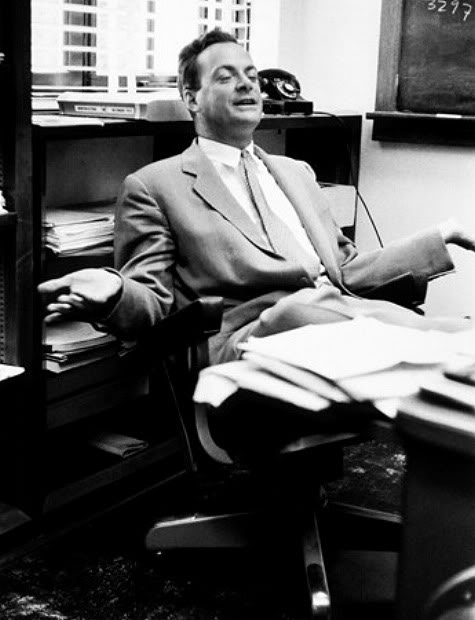
#> input picture figures/feynman.png, 475 x 620 px
$ jupyter execute -06-Basic-Fourier-Examples.ipynb   (shell and % lines are left out)   (older library calls are emulated)
#> lines starting #> are read from the running program, lines starting #| are printed output that depends on the picture; after the words box and inside, x2 and y2 are one past the last pixel; in counts of white or black regions, pixels touching at a corner belong together
# **-06-Basics-Fourier-Analysis-with-images**

© by A.Richter (under construction)


**Preface:**

The Fourier-Transform is a tool for finding periodic pattern in signals. What can be interpreted as a signal was shown in Notebook-05

## Overview of the notebook:

   1. [Mathematical review of the Fourier-Transformation](#review)
   2. [The Convolution Theorem](#conv)
   3. [Computational review - Characteristics of the Fourier-Transformation](#char)
   4. [FFT of a point-feature](#point)
   5. [FFT of a line-feature](#line)
   6. [FFT of a polygon-feature (rectangle)](#poly)
   7. [FFT of a rectangle with rotation](#rectrot)
   8. [FFT of a circular-feature](#circ)
   9. [FFT of an elliptic-feature](#elliptic)
   10. [FFT of an image](#image)

[cell 1]
# http://www.cbcity.de/die-fft-mit-python-einfach-erklaert

# http://www.magben.de/?h1=mathematik_fuer_ingenieure_mit_python&h2=fourier&h3=fourier_code

In extension of the Notebook -05-Basics-of-Signalprocessing I will discuss the Fourier Transform a little bit more in detail as it is one of the most important tools in data analysis.

## Mathmathecal review of the Fourier-Transformation <a name="review" ></a>

Fourier-Transformation is one of the most important and powerful tools in digital image processing.
According to the definition found in  Bronstein, 1999, p. xxx the Fourier-Transformation $H(\omega)$ of the Function $h(t)$ is given by:

$$
H(\omega)= \int\limits_{ -  \infty }^{+ \infty}   {h(t) \cdot e^{-i\omega t}dt }=FT\left[h(t)\right]
$$

The inverse Transformation, to make $h(t)$ from $H(\omega)$ is given by:
$h(t)=\frac{1}{2\pi} \int\limits_{ -  \infty }^{+ \infty}   {H(\omega)e^{i\omega t}d\omega }= FT^{-1}\left[H(\omega)\right]
$

To understand the circumstances here you need a little bit calculus with complex numbers.

Let's start with an easy example and choose **$h(t)$ an exponential function** and we will calculate demonstrative the Fourier-Transform $H(\omega)$.

$ h(t) = \beta e^{ - \alpha t}$  if $   {t \ge 0} $

$ 0$ if $ {t < 0}  $

 $e^{ix}  = \cos x + i\sin x $

 $e^{ - ix}  = \cos x - i\sin x$

 $H(f) = \int\limits_{ - \infty }^\infty  {h(t)e^{ - i2\pi ft} dt} $

$\omega  = 2\pi f$

$ H(\omega ) = \int\limits_{ - \infty }^\infty  {h(t)e^{ - i\omega t} dt} $

$ H(\omega ) = \int\limits_0^\infty  {\beta e^{ - \alpha t} e^{ - i\omega t} dt}  = \beta \int\limits_0^\infty  {e^{ - \alpha t - i\omega t} dt} $

$ H(\omega ) = \beta \int\limits_0^\infty  {e^{ - (\alpha  + i\omega )t} dt = } \beta \int\limits_0^\infty  {e^{ - at} dt} $

$ a = \alpha  + i\omega  $

$\beta \int\limits_0^\infty  {e^{ - at} dt}  = \beta \left[ { - \frac{1}{a}e^{ - at} } \right]_0^\infty   = \beta \left[ {\underbrace { - \frac{1}{a}e^{ - \infty } }_{ = 0} + \frac{1}{a}e^0 } \right] = \frac{\beta }{a}$

$ \frac{\beta }{a} = \frac{\beta }{{\alpha  + i\omega }} \Rightarrow \frac{{\beta (\alpha  - i\omega )}}{{(\alpha  + i\omega )(\alpha  - i\omega )}} = \frac{{\beta \alpha  - i\beta \omega }}{{\alpha ^2  + \omega ^2 }} \\
  \Rightarrow \underbrace {\frac{{\beta \alpha }}{{\alpha ^2  + \omega ^2 }}}_{{\mathop{\rm Re}\nolimits} (\omega )} + i\underbrace {\frac{{( - \beta \omega )}}{{\alpha ^2  + \omega ^2 }}}_{{\mathop{\rm Im}\nolimits} (\omega )} \\
 \left| {H(\omega )} \right| = \sqrt {{\mathop{\rm Re}\nolimits} ^2 (\omega ) + {\mathop{\rm Im}\nolimits} ^2 (\omega )}  = \sqrt {\left( {\frac{{\beta \alpha }}{{\alpha ^2  + \omega ^2 }}} \right)^2  + \left( {\frac{{( - \beta \omega )}}{{\alpha ^2  + \omega ^2 }}} \right)^2 }  \\
 \left| {H(\omega )} \right| = \sqrt {\frac{{\beta ^2 \left( {\alpha ^2  + \omega ^2 } \right)}}{{\left( {\alpha ^2  + \omega ^2 } \right)^2 }}}  = \frac{\beta }{{\sqrt {\alpha ^2  + \omega ^2 } }} \\
 \Theta (\omega ) = \arctan \frac{{{\mathop{\rm Im}\nolimits} (\omega )}}{{{\mathop{\rm Re}\nolimits} (\omega )}} = \arctan \frac{{\left( {\frac{{( - \beta \omega )}}{{\alpha ^2  + \omega ^2 }}} \right)}}{{\left( {\frac{{\beta \alpha }}{{\alpha ^2  + \omega ^2 }}} \right)}} \\
 \Theta (\omega ) = \arctan \left( { - \frac{\omega }{\alpha }} \right) \\
  \Rightarrow H(\omega ) = \left| {H(\omega )} \right|e^{i\Theta (\omega )}  = \frac{\beta }{{\sqrt {\alpha ^2  + \omega ^2 } }}e^{i\arctan \left( { - \frac{\omega }{\alpha }} \right)}
$

http://www.magben.de/?h1=mathematik_fuer_ingenieure_mit_python&h2=fourier&h3=fourier_code

[cell 2]
import numpy as np

a     = 6
b     = 5.5
alpha = 0.1
beta  = 1.5

def fkt(t):
    "The example-function to be transformed"
    return a*np.exp(-alpha*t) - b*np.exp(-beta*t)

[cell 3]
n = 1e5
t_max = 300
t = np.linspace(0., t_max, n+1)[:-1]
s = fkt(t)

[cell 4]
#import pylab as plt
import matplotlib.pyplot as plt
plt.figure()
plt.title("Time Domain")
plt.figtext(.6, .5,
            r"$s(t) = a e^{-\alpha t}-b e^{-\beta t}$" "\n\n" +
            (r"$a = %G$" % a) + "\n" +
            (r"$b = %G$" % b) + "\n" +
            (r"$\alpha = %G$" % alpha) + "\n" +
            (r"$\beta = %G$" % beta),
            fontsize=20)
plt.plot(t,s)
plt.xlim(0,20)
plt.grid(True)
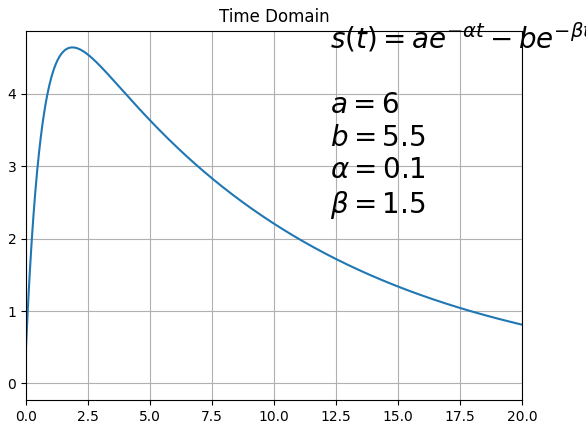
#> figure drawn by matplotlib, 1 panel; curve peaks at x = 1.87, y = 4.64

The Fourier-Transform fulfills the following properties:

It creates a chracteristic repetitive pattern in every direction/dimension of the frequency or the spatial/time domain.

There are four important Symmetries concerning the Fourier Transformation
Es gibt vier Symmetrien, die für die Fourier-Transformation von Bedeutung sind:

a) even $g(-x)=g(x)$

b) odd $g(-x)=-g(x)$

c) hermitic $g(-x)=g^*(x)$

d) antihermitic $g(-x)=-g^*(x)$

The Kernels of the Fourier-Transform are hermitic, which means that every function $g(x)$ can be separated in an even and an odd part of the function. The Fourier-Transform can be separated in the Cosine-Transform and the Sin-Transform.


## The Convolution Theorem <a name="conv" ></a>

The Fourier-Transformierte of an even/ odd Function is also even/ odd.  ($\otimes$ = convolution)

In the frequency domain I can write: $FT[g(t) \otimes f(t)] = FT[g(t)] \cdot FT[f(t)]$

and therefore in the the time domain in the same way $g(t) \otimes f(t) = FT^{-1}\left[ FT[g(t)] \cdot FT[f(t)]\right]$

The Convolution Theorem states that a convolution in the time domain is the same as a Multiplication in the frequency domain and vice versa.

## Computational review - Characteristics of the Fourier-Transformation <a name="char" ></a>

From the comoutational point of view the these theoretical reviews are not very usefull because computer always calculate with discrete datasets. Therefor I have to analyse the discrete formalism of the Fourier equations. In will show some examples to understand how algorithms like the Fast Fourier Transform (FFT) work in detail.

The formulas used to calculate the discrete version of the Fourier-Transform are shown here:


$a_k = \sum_{k=0}^{N-1} x_k \cdot e^{ \frac{2 \pi j k}{N}}$

wherer $a_k$ is the Fourier-transformed result of the input $x_k$. N has to be chosen as the next higher exponent of 2 according to the size of the dataseries and $j$ is the complex element.

The so called Fast-Fourier-Transform (FFT) algorithm makes use of the properties from above, the symmetry, anti-symmetry and so on...

Import of modules and libraries...

[cell 5]
from skimage import exposure
from skimage import data,filters,feature
from skimage import io as skio

from scipy.misc import bytescale

import cv2
import numpy as np
import matplotlib.pyplot as plt
import scipy as sp

Lets start with a very simple series of numbers from 0 to 7.

So I can choose the number N according to result of a $2^n$ exponent. In the data I have 8 values so $N = 2^3 = 8$ is sufficient for this example.

This gives me a form of the equation above like this: ....


$a_k = \sum_{k=0}^{8-1} x_k \cdot e^{ \frac{2 \pi j k}{8}}$

$\rightarrow$
$a_k = \sum_{k=0}^{7} x_k \cdot e^{ \frac{2 \pi j k}{8}}$

[cell 6]
DataSeries=np.arange(8)
for element in DataSeries:  print(element)

lets make a 1-d Fourier Transformation of this DataSeries by the given formulas and compare the results with the output of np.fft.fft()

Its 8 values in the series so N = 8

[cell 7]
np.sum(DataSeries)

The sum of the original DataSeries is always the first value in the Fourier-Transformed Vector.

[cell 8]
FTDataSeries=np.fft.fft(DataSeries)
for element in FTDataSeries:  print(element)

Concerning a two-dimensional input dataset like the numpy array below. The two dimensional Fourier-Transform is based on the one-dimensional Transform but for every dimension after each other:

[cell 9]
A=np.array([[2,4,3,7],[1,2,3,4],[-2,4,5,7],[4,3,7,9]])
print(A)

[cell 10]
print(np.sum(A[0,:]))
print(np.sum(A[1,:]))
print(np.sum(A[2,:]))
print(np.sum(A[3,:]))

...to be continued

[cell 11]
FTA=np.fft.fft2(A)
print(FTA)

## FFT of a point feature <a name="point" ></a>

[cell 12]
Img_Point=np.zeros((512,512),np.uint8)
#print Img_Line.shape

Img_Point[255:260,255:260]=255   # Change the Size (5x5 Pixels) of the dot

Img_Pointfft=np.fft.fft2(Img_Point)
Img_Pointshift=np.fft.fftshift(Img_Pointfft)
Img_Point_m_spectrum = 100*np.log(np.abs(Img_Pointshift))

plt.figure(figsize=(20,10))
plt.subplot(121),plt.imshow(Img_Point, cmap = 'gray')
plt.title('Input Image')#, plt.xticks([]), plt.yticks([])
plt.subplot(122),plt.imshow(Img_Point_m_spectrum, cmap = 'gray')
plt.title('Magnitude Spectrum')#, plt.xticks([]), plt.yticks([])
#plt.gca().axes.get_xaxis().set_visible(True)
#plt.gca().axes.get_yaxis().set_visible(True)
plt.axis("on")
plt.show()
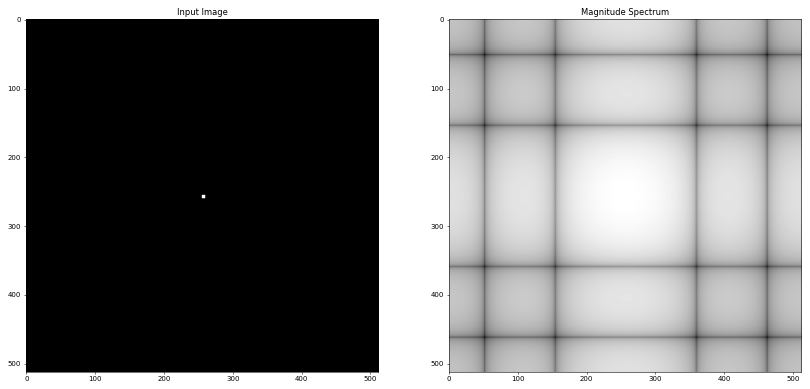
#> figure drawn by matplotlib, 2 panels

## FFT of a line-feature <a name="line" ></a>

[cell 13]
Img_Line=np.zeros((512,512),np.uint8)
#print Img_Line.shape
#plt.imshow(Img_Line,cmap='gray')
#plt.show()


cv2.line(Img_Line,(100,100),(400,400),(255,0,0),1)   # Ändern Sie die Dicke (=1 Pixel) und die Richtung der Linie
print( Img_Line.shape)
#plt.imshow(Img_Line,cmap='gray')
#plt.show()

Img_Linefft=np.fft.fft2(Img_Line)
Img_Lineshift=np.fft.fftshift(Img_Linefft)
Img_Line_m_spectrum = 100*np.log(np.abs(Img_Lineshift))

plt.figure(figsize=(20,10))
plt.subplot(121),plt.imshow(Img_Line, cmap = 'gray')
plt.title('Input Image')#, plt.xticks([]), plt.yticks([])
plt.subplot(122),plt.imshow(Img_Line_m_spectrum, cmap = 'gray')
plt.title('Magnitude Spectrum')#, plt.xticks([]), plt.yticks([])
#plt.gca().axes.get_xaxis().set_visible(True)
#plt.gca().axes.get_yaxis().set_visible(True)
plt.axis("on")
plt.show()

## FFT of a polygon-feature (rectangle) <a name="poly" ></a>

[cell 14]
Img_Rec=np.zeros((512,512),np.uint8)
#print Img_Rec.shape
#plt.imshow(Img_Rec,cmap='gray')
#plt.show()


cv2.rectangle(Img_Rec,(150,100),(400,328),(255,255,255),-1 )  # Ändern Sie die Größe des Rechtecks
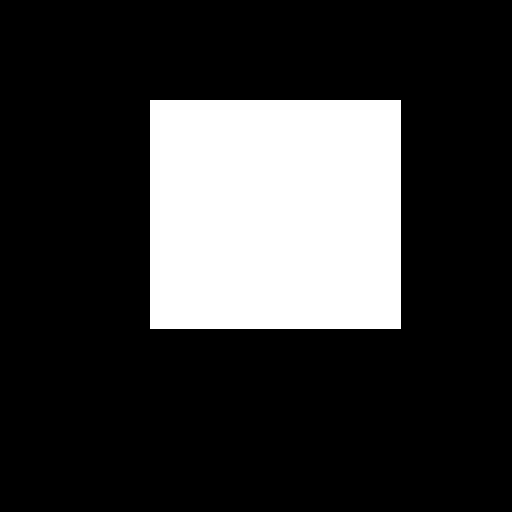
#> Img_Rec: shape (512, 512); 21.9% white; 1 white region, box (x1, y1, x2, y2) and area: (150, 100, 401, 329) 57479
print( Img_Rec.shape)
#| (512, 512)
#plt.imshow(Img_Rec,cmap='gray')
#plt.show()

Img_Recfft=np.fft.fft2(Img_Rec)
Img_Recshift=np.fft.fftshift(Img_Recfft)
Img_Rec_m_spectrum = 100*np.log(np.abs(Img_Recshift))

plt.figure(figsize=(20,10))

plt.subplot(121),plt.imshow(Img_Rec, cmap = 'gray')
plt.title('Input Image')#, plt.xticks([]), plt.yticks([])
plt.subplot(122),plt.imshow(Img_Rec_m_spectrum, cmap = 'gray')
plt.title('Magnitude Spectrum')#, plt.xticks([]), plt.yticks([])
#plt.gca().axes.get_xaxis().set_visible(True)
#plt.gca().axes.get_yaxis().set_visible(True)
plt.axis("on")
plt.show()

## FFT of a rectangle with rotation <a name="rectrot" ></a>

[cell 15]
rows,cols = Img_Rec.shape
#> rows = 512; cols = 512

M = cv2.getRotationMatrix2D((cols/2,rows/2),65,1)    # Rotation um 65°, ändern Sie den Winkel
Img_RecRot = cv2.warpAffine(Img_Rec,M,(cols,rows))

Img_RecRotfft=np.fft.fft2(Img_RecRot)
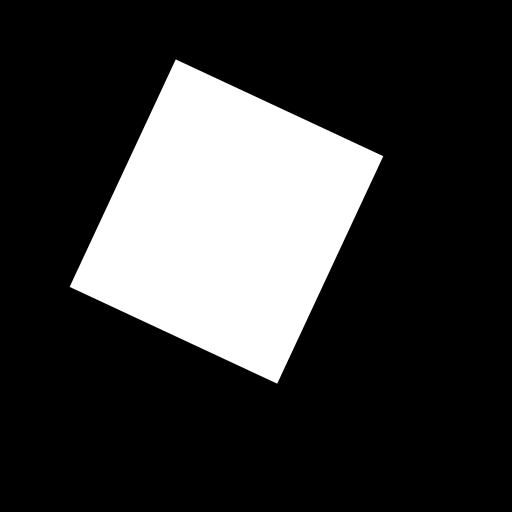
#> Img_RecRot: shape (512, 512); min 0, max 255, mean 55.9
Img_RecRotshift=np.fft.fftshift(Img_RecRotfft)
Img_RecRot_m_spectrum = 100*np.log(np.abs(Img_RecRotshift))

plt.figure(figsize=(20,10))

plt.subplot(121),plt.imshow(Img_RecRot, cmap = 'gray')
plt.title('Input Image')#, plt.xticks([]), plt.yticks([])
plt.subplot(122),plt.imshow(Img_RecRot_m_spectrum, cmap = 'gray')
plt.title('Magnitude Spectrum')#, plt.xticks([]), plt.yticks([])
#plt.gca().axes.get_xaxis().set_visible(True)
#plt.gca().axes.get_yaxis().set_visible(True)
plt.axis("on")
plt.show()
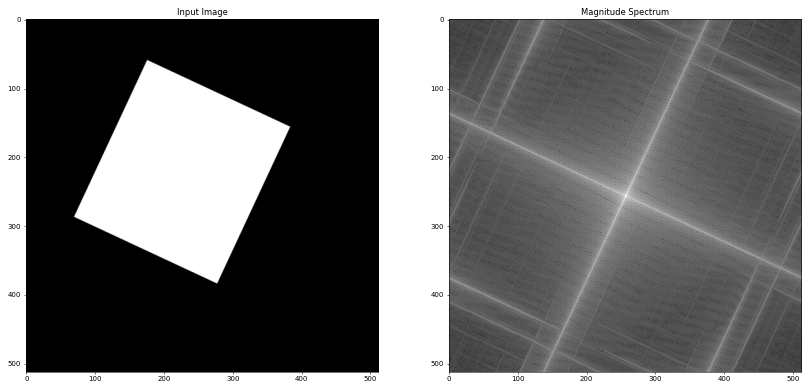
#> figure drawn by matplotlib, 2 panels

## FFT of a circular-feature <a name="circ" ></a>

[cell 16]
Img_Circ=np.zeros((512,512),np.uint8)
#print Img_Circ.shape
#plt.imshow(Img_Circ,cmap='gray')
#plt.show()


cv2.circle(Img_Circ,(250,250),25,(255,255,255),-1)     # Radius R=25 hier, vergrößern und Verkleinern Sie den Wert.
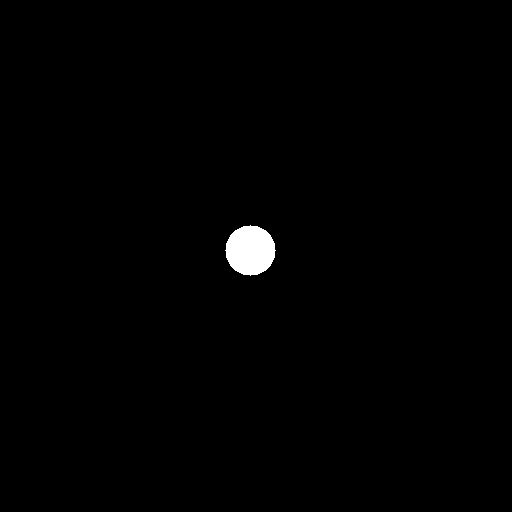
#> Img_Circ: shape (512, 512); 0.75% white; 1 white region, box (x1, y1, x2, y2) and area: (225, 225, 276, 276) 1961
print( Img_Circ.shape)
#| (512, 512)
#plt.imshow(Img_Circ,cmap='gray')
#plt.show()

Img_Circfft=np.fft.fft2(Img_Circ)
Img_Circshift=np.fft.fftshift(Img_Circfft)
Img_Circ_m_spectrum = 100*np.log(np.abs(Img_Circshift))

plt.figure(figsize=(20,10))
plt.subplot(121),plt.imshow(Img_Circ, cmap = 'gray')
plt.title('Input Image')#, plt.xticks([]), plt.yticks([])
plt.subplot(122),plt.imshow(Img_Circ_m_spectrum, cmap = 'gray')
plt.title('Magnitude Spectrum')#, plt.xticks([]), plt.yticks([])
#plt.gca().axes.get_xaxis().set_visible(True)
#plt.gca().axes.get_yaxis().set_visible(True)
plt.axis("on")
plt.show()
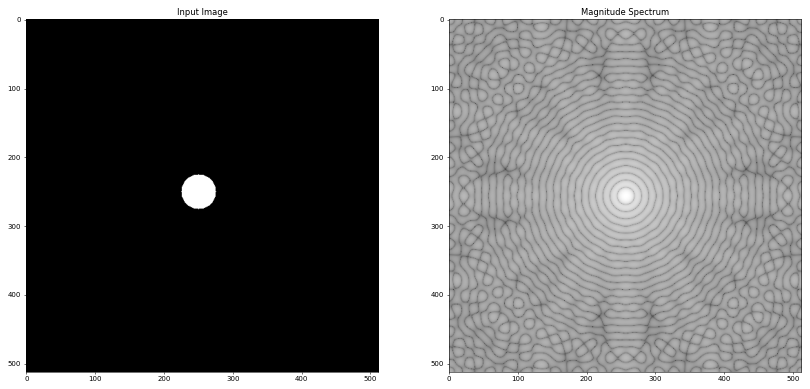
#> figure drawn by matplotlib, 2 panels

## FFT of an elliptic-feature <a name="elliptic" ></a>

[cell 17]
Img_Ell=np.zeros((512,512),np.uint8)
#print Img_Ell.shape
#plt.imshow(Img_Ell,cmap='gray')
#plt.show()


cv2.ellipse(Img_Ell,(250,250),(100,10),0,0,360,255,-1) # Ändern Sie kleine (10) und Große (100) Halbachese der Ellipse
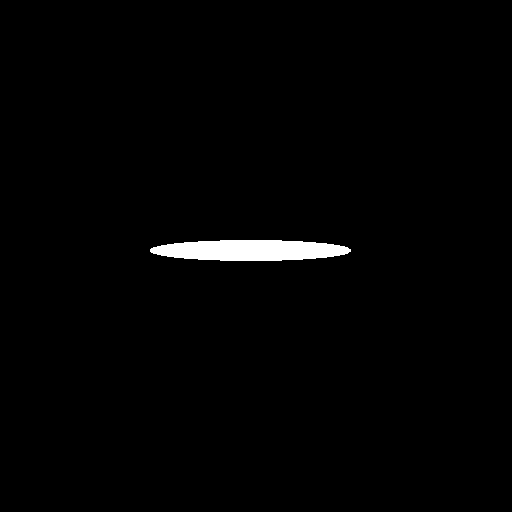
#> Img_Ell: shape (512, 512); 1.3% white; 1 white region, box (x1, y1, x2, y2) and area: (150, 240, 351, 261) 3361
print(Img_Ell.shape)
#| (512, 512)
#plt.imshow(Img_Ell,cmap='gray')
#plt.show()


Img_Ellfft=np.fft.fft2(Img_Ell)
Img_Ellshift=np.fft.fftshift(Img_Ellfft)
Img_Ell_m_spectrum = 100*np.log(np.abs(Img_Ellshift))

plt.figure(figsize=(20,10))
plt.subplot(121),plt.imshow(Img_Ell, cmap = 'gray')
plt.title('Input Image')#, plt.xticks([]), plt.yticks([])
plt.subplot(122),plt.imshow(Img_Ell_m_spectrum, cmap = 'gray')
plt.title('Magnitude Spectrum')#, plt.xticks([]), plt.yticks([])
#plt.gca().axes.get_xaxis().set_visible(True)
#plt.gca().axes.get_yaxis().set_visible(True)
plt.axis("on")
plt.show()
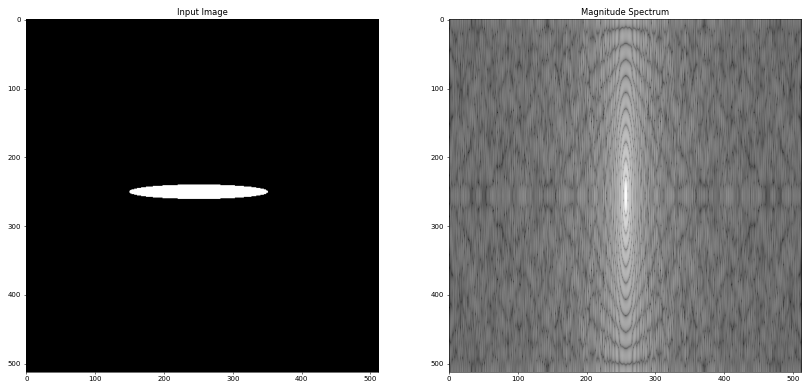
#> figure drawn by matplotlib, 2 panels

## FFT of an image <a name="image" ></a>

[cell 18]
#img=skio.imread('doug.jpg')     # Testen Sie verschiedene Bilder
img=skio.imread('figures/feynman.png')
#> img is the input picture: shape (620, 475); min 0, max 255, mean 91.2

#Transformation in Frequenzraum

rows, cols = img.shape[0:2]
#> rows = 620; cols = 475
print( img.shape)
#| (620, 475)
print( "rows: ", rows)
#| rows:  620
print("cols: ",cols)
#| cols:  475

imgfft=np.fft.fft2(img)
fimgshift=np.fft.fftshift(imgfft)
magnitude_spectrum = 100*np.log(np.abs(fimgshift))
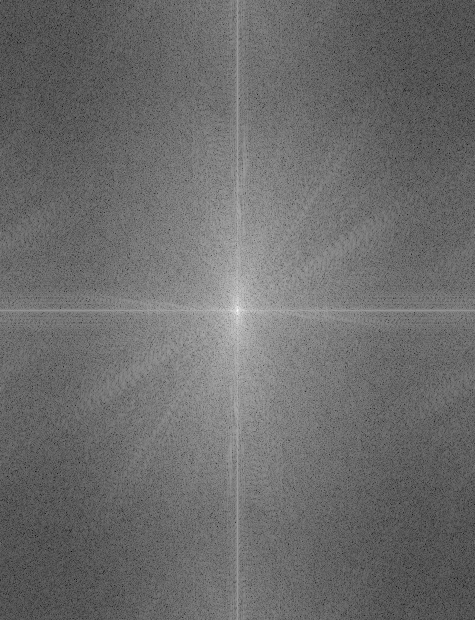
#> magnitude_spectrum: shape (620, 475) float64; min 94.46, max 1710.6, mean 781.6; drawn with min black and max white

plt.figure(figsize=(20,10))
plt.subplot(121),plt.imshow(img, cmap = 'gray')
plt.title('Input Image')#, plt.xticks([]), plt.yticks([])
plt.subplot(122),plt.imshow(magnitude_spectrum, cmap = 'gray')
plt.title('Magnitude Spectrum')#, plt.xticks([]), plt.yticks([])
#plt.gca().axes.get_xaxis().set_visible(True)
#plt.gca().axes.get_yaxis().set_visible(True)
plt.axis("on")
plt.show()

$ run again, with figures/doug.jpg saved as figures/feynman.png
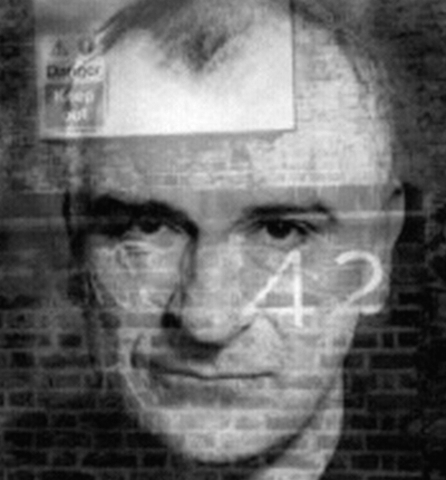
#> input picture figures/doug.jpg, 446 x 480 px
#> Img_Rec: shape (512, 512); 21.9% white; 1 white region, box (x1, y1, x2, y2) and area: (150, 100, 401, 329) 57479
#| (512, 512)
#> Img_Circ: shape (512, 512); 0.75% white; 1 white region, box (x1, y1, x2, y2) and area: (225, 225, 276, 276) 1961
#| (512, 512)
#> Img_Ell: shape (512, 512); 1.3% white; 1 white region, box (x1, y1, x2, y2) and area: (150, 240, 351, 261) 3361
#| (512, 512)
#> img is the input picture: shape (480, 446, 3); min 5, max 255, mean 105.9
#| (480, 446, 3)
#| rows:  480
#| cols:  446
#> magnitude_spectrum: shape (480, 446, 3) float64; 66.67% of the values are NaN or infinite; the others: min -2722.6, max 1238.4, mean 499
#> `plt.show()`:
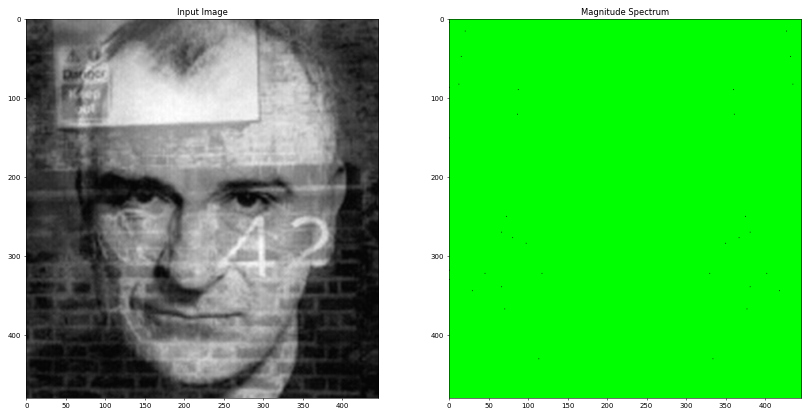
#> figure drawn by matplotlib, 2 panels
